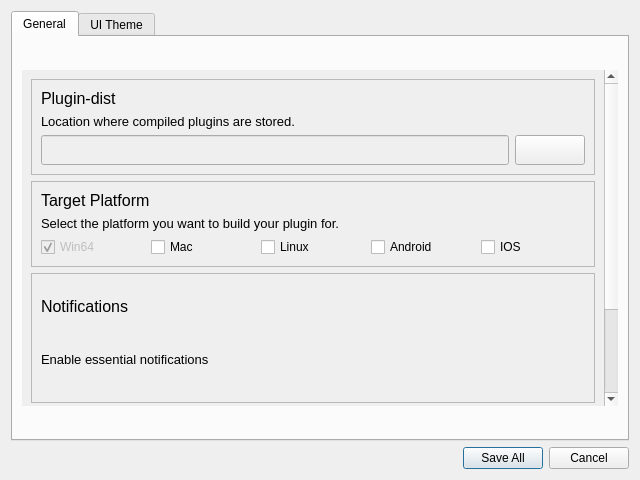
<?xml version="1.0" encoding="UTF-8"?>
<ui version="4.0">
 <class>Settings</class>
 <widget class="QDialog" name="Settings">
  <property name="geometry">
   <rect>
    <x>0</x>
    <y>0</y>
    <width>640</width>
    <height>480</height>
   </rect>
  </property>
  <property name="sizePolicy">
   <sizepolicy hsizetype="Minimum" vsizetype="Maximum">
    <horstretch>0</horstretch>
    <verstretch>0</verstretch>
   </sizepolicy>
  </property>
  <property name="minimumSize">
   <size>
    <width>640</width>
    <height>480</height>
   </size>
  </property>
  <property name="maximumSize">
   <size>
    <width>640</width>
    <height>480</height>
   </size>
  </property>
  <property name="windowTitle">
   <string>Settings</string>
  </property>
  <property name="styleSheet">
   <string notr="true">QScrollArea{
    border: none;
}</string>
  </property>
  <layout class="QVBoxLayout" name="verticalLayout_3">
   <item>
    <widget class="QTabWidget" name="tabWidget">
     <property name="enabled">
      <bool>true</bool>
     </property>
     <property name="currentIndex">
      <number>0</number>
     </property>
     <property name="usesScrollButtons">
      <bool>true</bool>
     </property>
     <widget class="QWidget" name="tab_general">
      <attribute name="title">
       <string>General</string>
      </attribute>
      <layout class="QVBoxLayout" name="verticalLayout">
       <item>
        <widget class="QScrollArea" name="scrollArea">
         <property name="sizePolicy">
          <sizepolicy hsizetype="Minimum" vsizetype="Maximum">
           <horstretch>0</horstretch>
           <verstretch>0</verstretch>
          </sizepolicy>
         </property>
         <property name="frameShape">
          <enum>QFrame::Shape::StyledPanel</enum>
         </property>
         <property name="horizontalScrollBarPolicy">
          <enum>Qt::ScrollBarPolicy::ScrollBarAsNeeded</enum>
         </property>
         <property name="sizeAdjustPolicy">
          <enum>QAbstractScrollArea::SizeAdjustPolicy::AdjustToContents</enum>
         </property>
         <property name="widgetResizable">
          <bool>true</bool>
         </property>
         <widget class="QWidget" name="scrollAreaWidgetContents">
          <property name="geometry">
           <rect>
            <x>0</x>
            <y>0</y>
            <width>586</width>
            <height>471</height>
           </rect>
          </property>
          <property name="sizePolicy">
           <sizepolicy hsizetype="Preferred" vsizetype="Minimum">
            <horstretch>0</horstretch>
            <verstretch>0</verstretch>
           </sizepolicy>
          </property>
          <property name="styleSheet">
           <string notr="true"/>
          </property>
          <layout class="QVBoxLayout" name="verticalLayout_6">
           <property name="spacing">
            <number>6</number>
           </property>
           <item>
            <widget class="QFrame" name="frame_plugin_dist">
             <property name="sizePolicy">
              <sizepolicy hsizetype="Preferred" vsizetype="Maximum">
               <horstretch>0</horstretch>
               <verstretch>0</verstretch>
              </sizepolicy>
             </property>
             <property name="frameShape">
              <enum>QFrame::Shape::StyledPanel</enum>
             </property>
             <property name="frameShadow">
              <enum>QFrame::Shadow::Raised</enum>
             </property>
             <layout class="QVBoxLayout" name="verticalLayout_2">
              <item>
               <widget class="QLabel" name="label">
                <property name="font">
                 <font>
                  <pointsize>12</pointsize>
                 </font>
                </property>
                <property name="text">
                 <string notr="true">Plugin-dist</string>
                </property>
               </widget>
              </item>
              <item>
               <widget class="QLabel" name="label_2">
                <property name="font">
                 <font>
                  <pointsize>10</pointsize>
                 </font>
                </property>
                <property name="text">
                 <string>Location where compiled plugins are stored.</string>
                </property>
               </widget>
              </item>
              <item>
               <layout class="QHBoxLayout" name="horizontalLayout">
                <item>
                 <widget class="QLineEdit" name="lineEdit_plugin_dist_path">
                  <property name="enabled">
                   <bool>false</bool>
                  </property>
                  <property name="maximumSize">
                   <size>
                    <width>16777215</width>
                    <height>30</height>
                   </size>
                  </property>
                 </widget>
                </item>
                <item>
                 <widget class="QPushButton" name="pushButton_find_plugin_dist">
                  <property name="minimumSize">
                   <size>
                    <width>70</width>
                    <height>30</height>
                   </size>
                  </property>
                  <property name="maximumSize">
                   <size>
                    <width>70</width>
                    <height>30</height>
                   </size>
                  </property>
                  <property name="cursor">
                   <cursorShape>PointingHandCursor</cursorShape>
                  </property>
                  <property name="text">
                   <string/>
                  </property>
                  <property name="icon">
                   <iconset theme="QIcon::ThemeIcon::SystemSearch"/>
                  </property>
                 </widget>
                </item>
               </layout>
              </item>
             </layout>
            </widget>
           </item>
           <item>
            <widget class="QFrame" name="frame_target_platform">
             <property name="sizePolicy">
              <sizepolicy hsizetype="Preferred" vsizetype="Maximum">
               <horstretch>0</horstretch>
               <verstretch>0</verstretch>
              </sizepolicy>
             </property>
             <property name="frameShape">
              <enum>QFrame::Shape::StyledPanel</enum>
             </property>
             <property name="frameShadow">
              <enum>QFrame::Shadow::Raised</enum>
             </property>
             <layout class="QVBoxLayout" name="verticalLayout_4">
              <item>
               <widget class="QLabel" name="label_3">
                <property name="font">
                 <font>
                  <pointsize>12</pointsize>
                 </font>
                </property>
                <property name="text">
                 <string notr="true">Target Platform</string>
                </property>
               </widget>
              </item>
              <item>
               <widget class="QLabel" name="label_4">
                <property name="font">
                 <font>
                  <pointsize>10</pointsize>
                 </font>
                </property>
                <property name="text">
                 <string>Select the platform you want to build your plugin for.</string>
                </property>
               </widget>
              </item>
              <item>
               <layout class="QHBoxLayout" name="horizontalLayout_2">
                <item>
                 <widget class="QCheckBox" name="checkBox_Win64">
                  <property name="enabled">
                   <bool>false</bool>
                  </property>
                  <property name="cursor">
                   <cursorShape>PointingHandCursor</cursorShape>
                  </property>
                  <property name="text">
                   <string>Win64</string>
                  </property>
                  <property name="checked">
                   <bool>true</bool>
                  </property>
                 </widget>
                </item>
                <item>
                 <widget class="QCheckBox" name="checkBox_Mac">
                  <property name="cursor">
                   <cursorShape>PointingHandCursor</cursorShape>
                  </property>
                  <property name="text">
                   <string>Mac</string>
                  </property>
                 </widget>
                </item>
                <item>
                 <widget class="QCheckBox" name="checkBox_Linux">
                  <property name="cursor">
                   <cursorShape>PointingHandCursor</cursorShape>
                  </property>
                  <property name="text">
                   <string>Linux</string>
                  </property>
                 </widget>
                </item>
                <item>
                 <widget class="QCheckBox" name="checkBox_Android">
                  <property name="cursor">
                   <cursorShape>PointingHandCursor</cursorShape>
                  </property>
                  <property name="text">
                   <string>Android</string>
                  </property>
                 </widget>
                </item>
                <item>
                 <widget class="QCheckBox" name="checkBox_IOS">
                  <property name="cursor">
                   <cursorShape>PointingHandCursor</cursorShape>
                  </property>
                  <property name="text">
                   <string>IOS</string>
                  </property>
                 </widget>
                </item>
               </layout>
              </item>
             </layout>
            </widget>
           </item>
           <item>
            <widget class="QFrame" name="frame_notifications">
             <property name="enabled">
              <bool>true</bool>
             </property>
             <property name="sizePolicy">
              <sizepolicy hsizetype="Preferred" vsizetype="Maximum">
               <horstretch>0</horstretch>
               <verstretch>0</verstretch>
              </sizepolicy>
             </property>
             <property name="minimumSize">
              <size>
               <width>500</width>
               <height>130</height>
              </size>
             </property>
             <property name="frameShape">
              <enum>QFrame::Shape::StyledPanel</enum>
             </property>
             <property name="frameShadow">
              <enum>QFrame::Shadow::Raised</enum>
             </property>
             <layout class="QVBoxLayout" name="verticalLayout_5">
              <property name="topMargin">
               <number>9</number>
              </property>
              <property name="bottomMargin">
               <number>9</number>
              </property>
              <item>
               <widget class="QLabel" name="label_5">
                <property name="sizePolicy">
                 <sizepolicy hsizetype="Preferred" vsizetype="Preferred">
                  <horstretch>0</horstretch>
                  <verstretch>0</verstretch>
                 </sizepolicy>
                </property>
                <property name="font">
                 <font>
                  <pointsize>12</pointsize>
                 </font>
                </property>
                <property name="text">
                 <string notr="true">Notifications</string>
                </property>
               </widget>
              </item>
              <item>
               <widget class="QLabel" name="label_6">
                <property name="font">
                 <font>
                  <pointsize>10</pointsize>
                 </font>
                </property>
                <property name="text">
                 <string>Enable essential notifications</string>
                </property>
               </widget>
              </item>
              <item>
               <layout class="QVBoxLayout" name="verticalLayout_CheckBoxNotif">
                <property name="spacing">
                 <number>10</number>
                </property>
                <property name="topMargin">
                 <number>5</number>
                </property>
                <property name="bottomMargin">
                 <number>5</number>
                </property>
               </layout>
              </item>
             </layout>
            </widget>
           </item>
           <item>
            <widget class="QFrame" name="frame_post_build_tasks">
             <property name="enabled">
              <bool>true</bool>
             </property>
             <property name="sizePolicy">
              <sizepolicy hsizetype="Preferred" vsizetype="Maximum">
               <horstretch>0</horstretch>
               <verstretch>0</verstretch>
              </sizepolicy>
             </property>
             <property name="minimumSize">
              <size>
               <width>500</width>
               <height>110</height>
              </size>
             </property>
             <property name="maximumSize">
              <size>
               <width>16777215</width>
               <height>110</height>
              </size>
             </property>
             <property name="frameShape">
              <enum>QFrame::Shape::StyledPanel</enum>
             </property>
             <property name="frameShadow">
              <enum>QFrame::Shadow::Raised</enum>
             </property>
             <layout class="QVBoxLayout" name="verticalLayout_7">
              <item>
               <widget class="QLabel" name="label_11">
                <property name="sizePolicy">
                 <sizepolicy hsizetype="Preferred" vsizetype="Preferred">
                  <horstretch>0</horstretch>
                  <verstretch>0</verstretch>
                 </sizepolicy>
                </property>
                <property name="font">
                 <font>
                  <pointsize>12</pointsize>
                 </font>
                </property>
                <property name="text">
                 <string notr="true">Post-build tasks</string>
                </property>
               </widget>
              </item>
              <item>
               <widget class="QLabel" name="label_12">
                <property name="font">
                 <font>
                  <pointsize>10</pointsize>
                 </font>
                </property>
                <property name="text">
                 <string>Choose what should happen automatically after the build.</string>
                </property>
               </widget>
              </item>
              <item>
               <widget class="QCheckBox" name="checkBox_FabDistribution">
                <property name="enabled">
                 <bool>true</bool>
                </property>
                <property name="cursor">
                 <cursorShape>PointingHandCursor</cursorShape>
                </property>
                <property name="text">
                 <string>Prepare build for Fab distribution</string>
                </property>
                <property name="checked">
                 <bool>true</bool>
                </property>
               </widget>
              </item>
             </layout>
            </widget>
           </item>
          </layout>
         </widget>
        </widget>
       </item>
      </layout>
     </widget>
     <widget class="QWidget" name="tab_ui_theme">
      <attribute name="title">
       <string>UI Theme</string>
      </attribute>
      <widget class="QLabel" name="label_7">
       <property name="geometry">
        <rect>
         <x>30</x>
         <y>35</y>
         <width>551</width>
         <height>341</height>
        </rect>
       </property>
       <property name="sizePolicy">
        <sizepolicy hsizetype="Preferred" vsizetype="Preferred">
         <horstretch>0</horstretch>
         <verstretch>0</verstretch>
        </sizepolicy>
       </property>
       <property name="font">
        <font>
         <family>Segoe Print</family>
         <pointsize>48</pointsize>
        </font>
       </property>
       <property name="text">
        <string>COMING SOON</string>
       </property>
       <property name="alignment">
        <set>Qt::AlignmentFlag::AlignCenter</set>
       </property>
      </widget>
     </widget>
    </widget>
   </item>
   <item>
    <widget class="QDialogButtonBox" name="buttonBox">
     <property name="orientation">
      <enum>Qt::Orientation::Horizontal</enum>
     </property>
     <property name="standardButtons">
      <set>QDialogButtonBox::StandardButton::Cancel|QDialogButtonBox::StandardButton::SaveAll</set>
     </property>
    </widget>
   </item>
  </layout>
 </widget>
 <resources/>
 <connections>
  <connection>
   <sender>buttonBox</sender>
   <signal>accepted()</signal>
   <receiver>Settings</receiver>
   <slot>accept()</slot>
   <hints>
    <hint type="sourcelabel">
     <x>257</x>
     <y>470</y>
    </hint>
    <hint type="destinationlabel">
     <x>157</x>
     <y>274</y>
    </hint>
   </hints>
  </connection>
  <connection>
   <sender>buttonBox</sender>
   <signal>rejected()</signal>
   <receiver>Settings</receiver>
   <slot>reject()</slot>
   <hints>
    <hint type="sourcelabel">
     <x>325</x>
     <y>470</y>
    </hint>
    <hint type="destinationlabel">
     <x>286</x>
     <y>274</y>
    </hint>
   </hints>
  </connection>
 </connections>
</ui>
